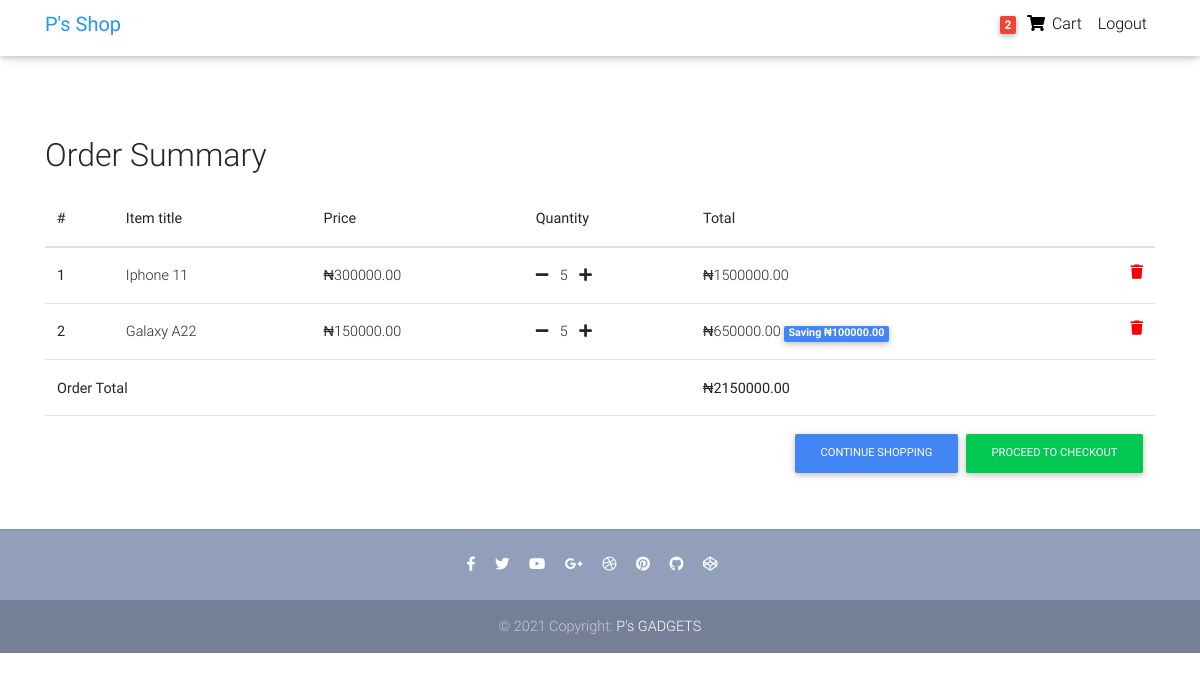
/order-summary/ (signed in), run on an earlier commit of the app's database.
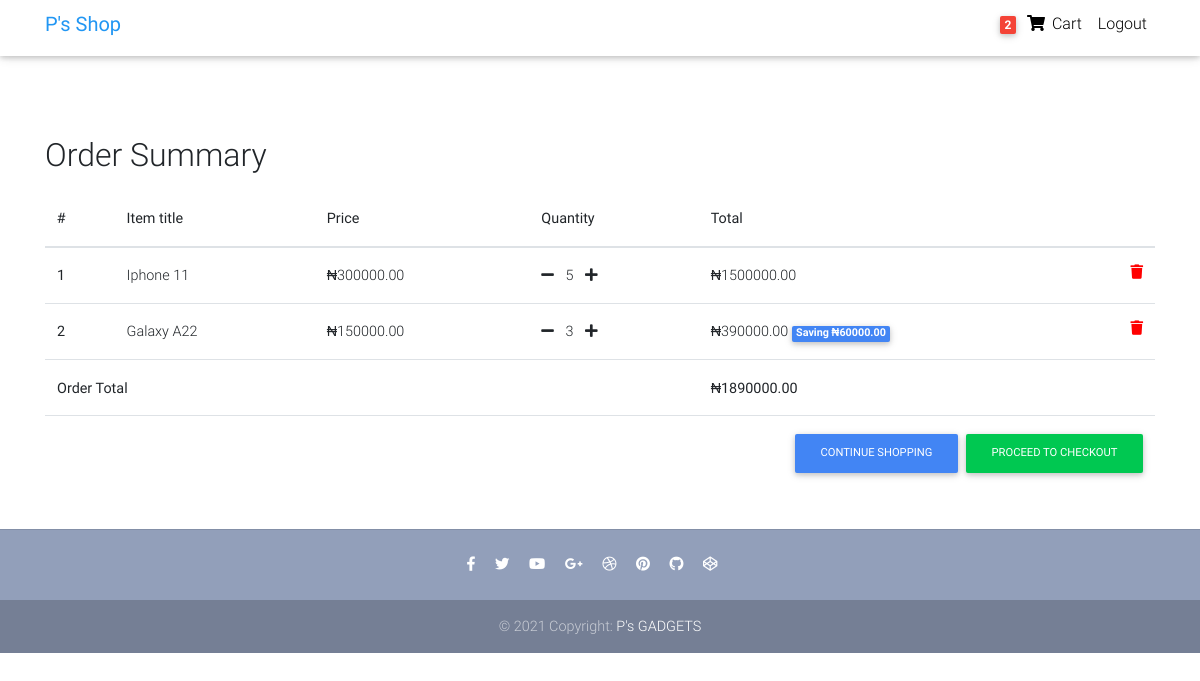
And on a later commit of the database.
### store/models.py (models this page shows, shortened)
class OrderItem(models.Model):
    user = models.ForeignKey(settings.AUTH_USER_MODEL, on_delete=models.CASCADE)
    ordered = models.BooleanField(default=False)
    item = models.ForeignKey(Product, on_delete=models.CASCADE)
    quantity = models.IntegerField(default=1)
    def get_total_item_price(self):
        return self.quantity * self.item.price
    def get_total_discount_item_price(self):
        return self.quantity * self.item.discount_price
    def get_amount_saved(self):
        return self.get_total_item_price() - self.get_total_discount_item_price()
    def get_final_price(self):
        if self.item.discount_price:
            return self.get_total_discount_item_price()
        return self.get_total_item_price()

class Product(models.Model):
    title = models.CharField(max_length=100)
    brand = models.CharField(max_length=100)
    model = models.CharField(max_length=250, blank=True, null=True)
    features = models.TextField(blank=True, null=True)
    stock = models.IntegerField(default=100)
    released_on = models.CharField(max_length=100)
    dimensions = models.CharField(max_length=100)
    price = models.DecimalField(max_digits=15, decimal_places=2)
    discount_price = models.DecimalField(max_digits=15, decimal_places=2, blank=True, null=True)
    category = models.CharField(choices=CATEGORY_CHOICES, max_length=3)
    label =  models.CharField(choices=LABEL_CHOICES, max_length=1)
    slug = models.SlugField()
    description = models.TextField()
    image = models.ImageField(upload_to="product_images")

class Order(models.Model):
    user = models.ForeignKey(settings.AUTH_USER_MODEL, on_delete=models.CASCADE)
    items = models.ManyToManyField(OrderItem)
    strat_date = models.DateTimeField(auto_now_add=True)
    ordered_date = models.DateTimeField()
    ordered = models.BooleanField(default=False)
    def get_total(self):
        total = 0
        for order_item in self.items.all():
            total += order_item.get_final_price()
        return total

### store/views.py (the view)
# urls.py: path("order-summary/", OrderSummaryView.as_view(), name="order-summary"),
class OrderSummaryView(LoginRequiredMixin, View):
    def get(self, *args, **kwargs):
        try:
            order = Order.objects.get(user=self.request.user, ordered=False)
            context = {
                 'object': order
            }
            return render(self.request, "store/order-summary.html", context)
        except ObjectDoesNotExist:
            messages.error(self.request, 'You do not have an active order')
            return redirect('/')

### store/templatetags/cart_template_tags.py (called while the page is built)
@register.filter
def cart_item_count(user):
    if user.is_authenticated:
        qs = Order.objects.filter(user=user, ordered=False)
        if qs.exists():
            return qs[0].items.count()
    return 0

### store/templates/store/order-summary.html (shortened to what the changed rows need)
{% load static %}
{% load cart_template_tags %}
<!DOCTYPE html>
<html lang="en">
<head>
  <link rel="stylesheet" href="https://use.fontawesome.com/releases/v5.11.2/css/all.css">
  <link href="{% static 'store/css/bootstrap.min.css' %}" rel="stylesheet">
  <link href="{% static 'store/css/mdb.min.css' %}" rel="stylesheet">
  <link href="{% static 'store/css/style.min.css' %}" rel="stylesheet">
</head>
<body>
  <main>
    <div class="container mt-lg-5">
        <div class="table-responsive text-nowrap">
        <h2 class="mt-4">Order Summary</h2>
        <table class="table mt-lg-3">
            <thead>
                <tr>
                    <th scope="col">#</th>
                    <th scope="col">Item title</th>
                    <th scope="col">Price</th>
                    <th scope="col">Quantity</th>
                    <th scope="col">Total</th>
                </tr>
            </thead>
            <tbody>
            {% for order_item in object.items.all %}
                <tr>
                    <th scope="row">{{ forloop.counter }}</th>
                    <td>{{ order_item.item.title }}</td>
                    <td><span>&#8358;</span>{{ order_item.item.price }}</td>
                    <td>
                        <a href="{% url 'remove-single-item-from-cart' order_item.item.slug %}"><i class="fas fa-minus mr-2"></i></a>
                        {{ order_item.quantity }}
                        <a href="{% url 'add-to-cart' order_item.item.slug %}"><i class="fas fa-plus ml-2"></i></a>
                    </td>
                    <td>
                        {% if order_item.item.discount_price %}
                        <span>&#8358;</span>{{ order_item.get_total_discount_item_price }}
                            <span class="badge badge-primary">Saving <span>&#8358;</span>{{ order_item.get_amount_saved }}</span>
                        {% else %}
                        <span>&#8358;</span>{{ order_item.get_total_item_price }}
                        {% endif %}
                        <a style="color: red;" href=""><i class="fas fa-trash float-right"></i></a>
                    </td>
                </tr>
             {% endfor %}
            {% if object.get_total %}
             <tr>
                 <td colspan="4"><b>Order Total</b></td>
                <td><strong><span>&#8358;</span>{{ object.get_total}}</strong></td>
            </tr>
            <tr>
                <td colspan="5">
                    <a style="float: right;" class="btn btn-success ml-2 btn-md" href="">Proceed to Checkout</a>
                    <a style="float: right;" class="btn btn-primary  btn-md" href="{% url 'home' %}">Continue Shopping</a>
                </td>
           </tr>
           {% endif %}
            </tbody>
        </table>
        </div>
    </div>
  </main>
</body>
</html>

What changed in the data, as far as the page shows it:
changed OrderItem "Galaxy A22": quantity "5" → "3"; get_total_discount_item_price "650000.00" → "390000.00"; get_amount_saved "100000.00" → "60000.00"
changed through a linked row, Order: get_total "2150000.00" → "1890000.00"
